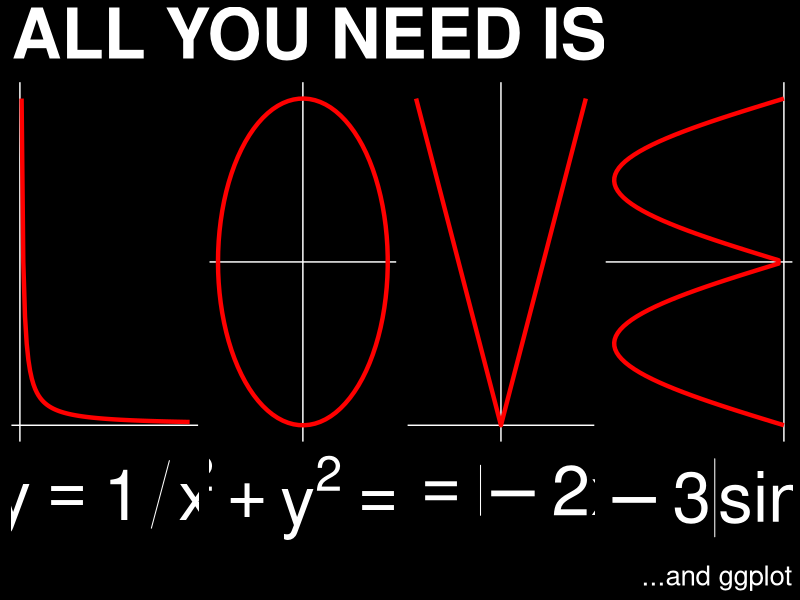
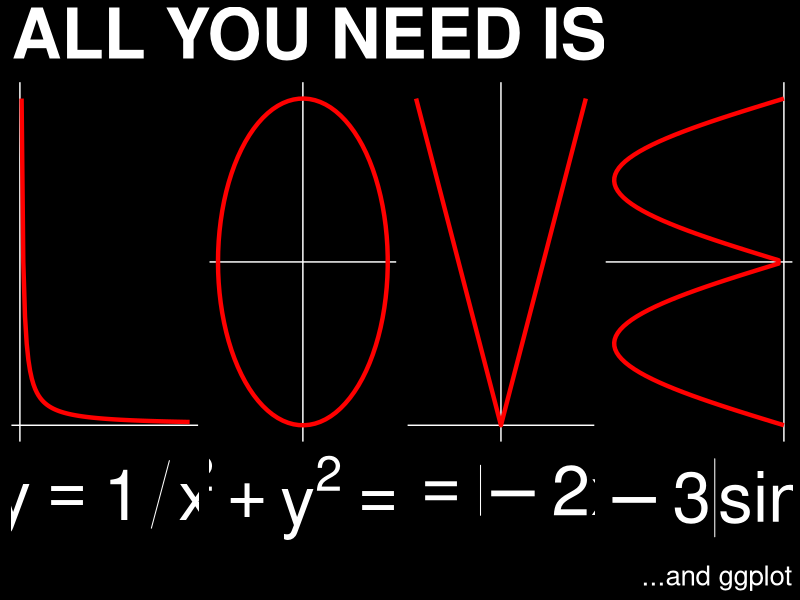

Recreate these plots in R, in order.
# this will be a great t-shirt one day
# source:
# http://stackoverflow.com/questions/39870405/plotting-equations-in-r

library(ggplot2)
library(dplyr)

L <- data_frame(x = 1:100,
                y = 1 / x)
O <- data_frame(t = seq(-pi, pi, l = 100),
                x = 3 * cos(t),
                y = 3 * sin(t))
V <- data_frame(x = -50:50,
                y = abs(-2 * x))
E <- data_frame(y = seq(-pi, pi, l = 100),
                x = -3 * abs(sin(y)))
pd <- bind_rows(L, O, V, E, .id = "letter") %>%
  select(-t) %>% 
  mutate(letter = factor(letter, labels = c("y == 1/x",
                                            "x^2 + y^2 == 9",
                                            "y == abs(-2*x)",
                                            "x == -3*abs(sin(y))")))

ggplot(pd, aes(x, y)) +
  geom_vline(xintercept = 0, color = "white") + 
  geom_hline(yintercept = 0, color = "white") +
  geom_path(size = 1.5, color = "red") +
  facet_wrap(~letter,
             scales = "free",
             labeller = label_parsed,
             nrow = 1,
             switch = "x") +
  labs(title = "ALL YOU NEED IS", caption = "...and ggplot") +
  theme_minimal() +
  theme(text = element_text(color = "white"),
        plot.background = element_rect(fill = "black", color = "black"),
        axis.text = element_blank(), 
        axis.title = element_blank(),
        panel.grid = element_blank(),
        strip.text = element_text(color = "white", size = 50),
        plot.title = element_text(face = "bold", size = 50),
        plot.caption = element_text(color = "white", size = 20))

ggsave("~/Downloads/love_android.png", width = 19.20, height = 10.80, dpi = 100)
 
